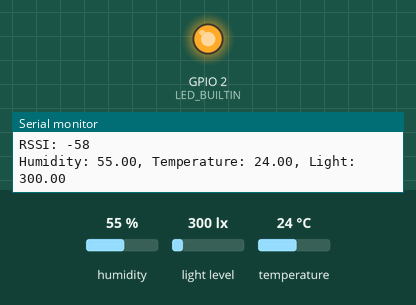
Recording of a program running on a simulated ESP32. Parts: output pins drawn as LEDs (lit = HIGH), the last lines printed to the serial monitor. Inputs (shaded band) come from the test bench; at power-on: humidity 55 %, light level 300 lx, temperature 24 °C. WiFi joins after 1.5 s; servers stay silent unless stated.

Above: at 1.66 s.
At 9.3 s:
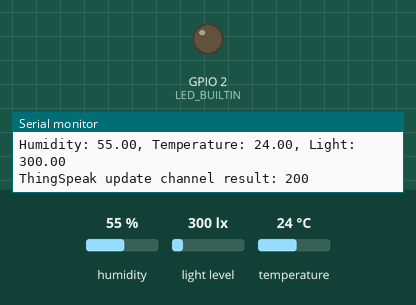
Timing chart, 0 to 21.4 s (numbered marks = the images above):
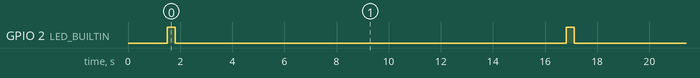

Measured:
- by itself, GPIO 2 (LED_BUILTIN): alternates HIGH for 0.31 s and LOW for 15.0 s

The program:

main.cpp
```cpp
#include <Arduino.h>
#include <DHTesp.h>
#include <BH1750.h>
#include <WiFi.h>
#include <ThingSpeak.h>
#define DHT_PIN 19

// WiFi credentials
#define WIFI_SSID "iot2.4g"
#define WIFI_PASSWORD "iot2.4g123"

// Thingspeak credentials
#define SECRET_CH_ID 2157318
#define SECRET_WRITE_APIKEY "HN7IJVUZ8ILBMD8O"

// variables
WiFiClient client;
DHTesp dht;
BH1750 lightMeter;

void WifiConnect()
{
  WiFi.begin(WIFI_SSID, WIFI_PASSWORD);
  while (WiFi.waitForConnectResult() != WL_CONNECTED)
  {
    Serial.println("Connection Failed! Rebooting...");
    delay(3000);
    ESP.restart();
  }
  Serial.print("System connected with IP address: ");
  Serial.println(WiFi.localIP());
  Serial.printf("RSSI: %d\n", WiFi.RSSI());
}

void onReadSensor()
{
    digitalWrite(LED_BUILTIN, HIGH);
    float fHumidity = dht.getHumidity();
    float fTemperature = dht.getTemperature();
    float lux = lightMeter.readLightLevel();
    Serial.printf("Humidity: %.2f, Temperature: %.2f, Light: %.2f \n",
       fHumidity, fTemperature, lux);
    ThingSpeak.setField(1, fTemperature);
    ThingSpeak.setField(2, fHumidity);
    ThingSpeak.setField(3, lux);
    int nResult = ThingSpeak.writeFields(SECRET_CH_ID, SECRET_WRITE_APIKEY);
    Serial.printf("ThingSpeak update channel result: %d\n", nResult);
    digitalWrite(LED_BUILTIN, LOW);
}

void setup() {
  Serial.begin(115200);
  // init Leds
  pinMode(LED_BUILTIN, OUTPUT);

  dht.setup(DHT_PIN, DHTesp::DHT11);
  Wire.begin();
  lightMeter.begin();
  WiFi.mode(WIFI_STA);
  WifiConnect();
  ThingSpeak.begin(client);
}

void loop() {
  if (WiFi.status() != WL_CONNECTED) {
    Serial.println("Connecting to WiFi...");
    WiFi.begin(WIFI_SSID, WIFI_PASSWORD);
    while (WiFi.status() != WL_CONNECTED) {
      delay(1000);
      Serial.print(".");
    }
    Serial.println("Connected to the WiFi network");
  }
  onReadSensor();
  delay(15000);
}
```
